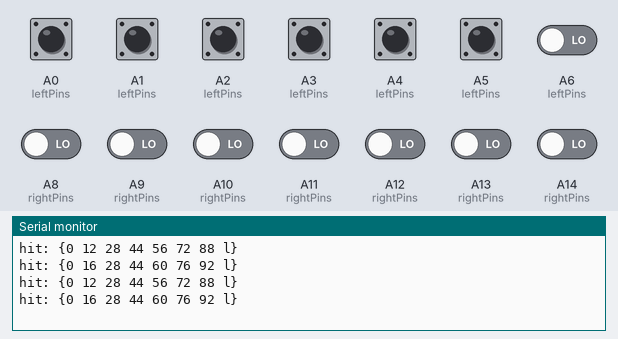
This sketch was run on a simulated Arduino Mega 2560, built with avr-gcc and run on an emulated ATmega2560. Shown: the last lines printed to the serial monitor. The test bench sets the inputs (shaded band); at power-on: A0 (leftPins), A1 (leftPins), A2 (leftPins), A3 (leftPins), A4 (leftPins), A5 (leftPins), A6 (leftPins), A8 (rightPins), A9 (rightPins), A10 (rightPins), A11 (rightPins), A12 (rightPins), A13 (rightPins), A14 (rightPins) LOW.

Above: at 1.2 s.
1.3 s: A0 (leftPins) pulled HIGH for 0.15 s
At 2.01 s:
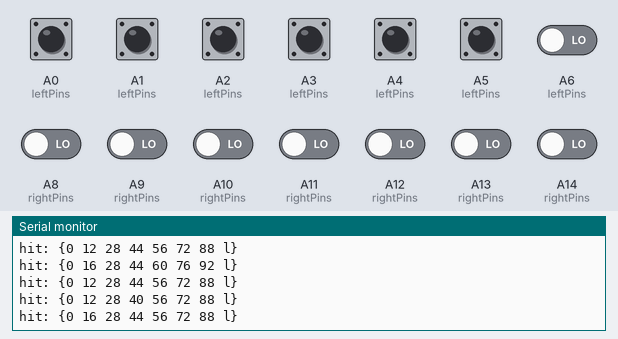
2.9 s: A1 (leftPins) pulled HIGH for 0.15 s
At 3.21 s:
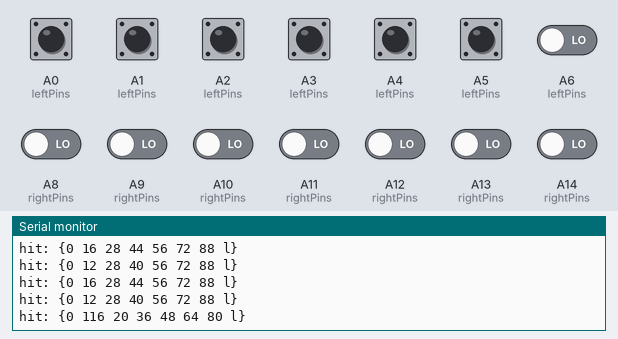
4.5 s: A2 (leftPins) pulled HIGH for 0.15 s
At 4.71 s:
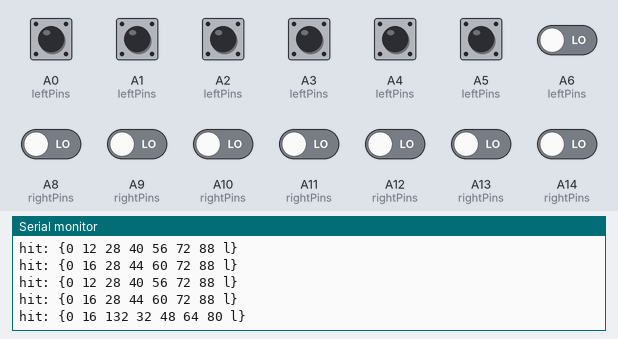
6.1 s: A3 (leftPins) pulled HIGH for 1 s
At 6.51 s:
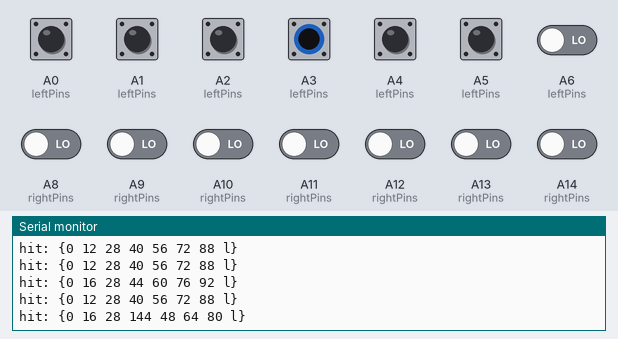
8.6 s: A4 (leftPins) pulled HIGH for 0.15 s
At 8.91 s:
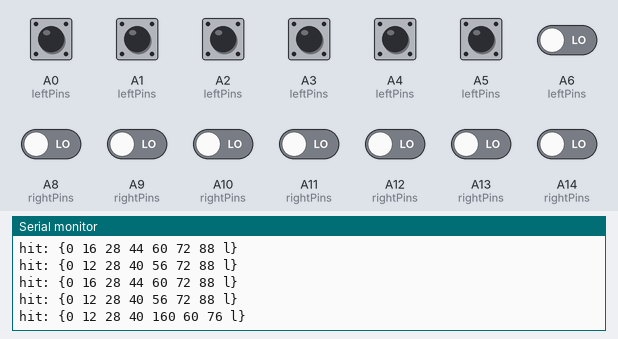
10.2 s: A5 (leftPins) pulled HIGH for 0.15 s
At 10.41 s:
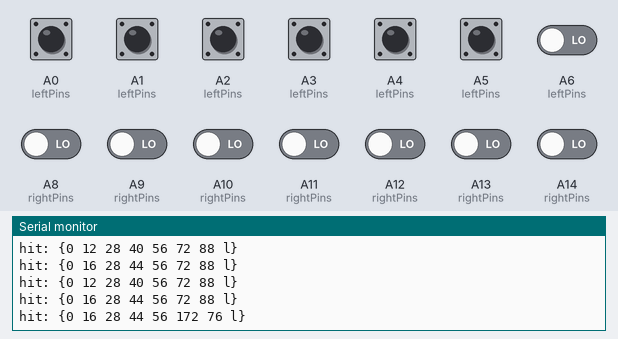
Timing chart, 0 to 12.8 s (numbered marks = the images above; inputs shaded):
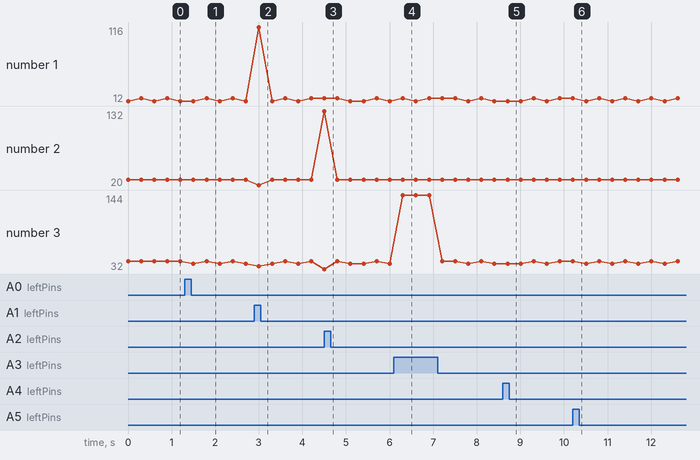

The sketch:

pingpongplusplus7.ino
```cpp
/*
 * PingPong++
 * -------------
 * By Michael Bernstein (msbernst@mit.edu) and Xiao Xiao (x_x@mit.edu)
 *
 * The board configuration should look like below.
 * Numbers are the default pin locations on the Arduino.
 *
 * |-------------------------------|
 * |  1         2  |  5          6 |
 * |               |               |
 * |               |               |
 * |  4         3  |  8          7 |
 * |-------------------------------|
 */

struct Hit {
  unsigned long upperLeft;
  unsigned long upperRight;
  unsigned long lowerLeft;
  unsigned long lowerRight;
  unsigned long centerLeft;
  unsigned long centerUp;
  unsigned long centerRight;
  unsigned long startTime;
  char side;
  boolean reported;  // have we sent it off via serial yet?
};


//int leftPins[] = {
//  A1, A0, A5, A4, A3, A2, 12}; // clockwise from top left
//
//int rightPins[] = {
//  3, 4, 5, 6, 7, 8, 9}; // clockwise from top left

//int leftPins[] = {
//  A0, A1, A2, A3, A5, 11, 10}; // clockwise from top left
//
//int rightPins[] = {
//  3, 4, 5, 6, 7, 8, 9}; // clockwise from top left

//int leftPins[] = {
int rightPins[] = {
  A8, A9, A10, A11, A12, A13, A14}; // clockwise from top left
//int leftPins[] = {
//  3, 4, A5, A4, A3, A2, 12}; // clockwise from top left
//int rightPins[] = {
int leftPins[] = {
  A0, A1, A2, A3, A4, A5, A6}; // clockwise from top left

const unsigned long NO_RECORD = -1;
const unsigned long TIMEOUT_BETWEEN_HITS = 300000; // in millis
const char LEFT = 'l';
const char RIGHT = 'r';

Hit curHit = {
  NO_RECORD, NO_RECORD, NO_RECORD, NO_RECORD, NO_RECORD, NO_RECORD, NO_RECORD, NO_RECORD, LEFT, false};

void setup() {
  Serial.begin(115200);
  for (int i = 0; i < 7; i++) {
    int pinNumber = leftPins[i];
    pinMode(pinNumber, INPUT);
    pinNumber = rightPins[i];
    pinMode(pinNumber, INPUT);
  }
}

void loop() {
  readPins(leftPins, LEFT);
  readPins(rightPins, RIGHT);

  if (isCompleteHit(&curHit) && !curHit.reported) {
    // print the current hit status
    Serial.print("hit: {");
    Serial.print(curHit.upperLeft);
    Serial.print(" ");
    Serial.print(curHit.upperRight);
    Serial.print(" ");
    Serial.print(curHit.lowerRight);
    Serial.print(" ");
    Serial.print(curHit.lowerLeft);
    Serial.print(" ");
    Serial.print(curHit.centerLeft);
    Serial.print(" ");
    Serial.print(curHit.centerUp);
    Serial.print(" ");
    Serial.print(curHit.centerRight);
    Serial.print(" ");
    Serial.print(curHit.side);
    Serial.println("}");

    curHit.reported = true;
  }

  if (hitTimedOut()) {
    // create a new hit
    Hit newHit;
    newHit.upperLeft = newHit.upperRight = newHit.lowerLeft = newHit.lowerRight = newHit.centerLeft = newHit.centerUp = newHit.centerRight = NO_RECORD;
    newHit.side = LEFT;
    newHit.startTime = NO_RECORD;
    newHit.reported = false;

    curHit = newHit;
  }

}

/*
 * Looks at each pin on the side to see if it is LOW (e.g., registered a hit)
 * and updates the Hit data structure if so.
 */
void readPins(int* pinList, char curSide) {
  for (int i = 0; i < 7; i++) {
    int pinNumber = pinList[i];
    int pinValue = digitalRead(pinNumber);
    if (pinValue == LOW) {
      unsigned long detectionTime = micros();
      if (curHit.startTime == NO_RECORD) {
        curHit.startTime = detectionTime;
        curHit.side = curSide;
      }
      // add this data to the existing hit
      updateCorner(pinNumber, curSide, detectionTime, pinList);
     }
  }
}

/*
 * Updates the current hit data structure in the correct corner, given the pin number
 */
void updateCorner(int pinNumber, char curSide, unsigned long detectionTime, int* sidePins) {

  if (pinNumber == sidePins[0] && curHit.upperLeft == NO_RECORD) {
    curHit.upperLeft = detectionTime - curHit.startTime;
  }
  else if (pinNumber == sidePins[1] && curHit.upperRight == NO_RECORD) {
    curHit.upperRight = detectionTime - curHit.startTime;
  }
  else if (pinNumber == sidePins[2] && curHit.lowerRight == NO_RECORD) {
    curHit.lowerRight = detectionTime - curHit.startTime;
  }
  else if (pinNumber == sidePins[3] && curHit.lowerLeft == NO_RECORD) {
    curHit.lowerLeft = detectionTime - curHit.startTime;
  }
  else if (pinNumber == sidePins[4] && curHit.centerLeft == NO_RECORD) {
    curHit.centerLeft = detectionTime - curHit.startTime;
  }
  else if (pinNumber == sidePins[5] && curHit.centerUp == NO_RECORD) {
    curHit.centerUp = detectionTime - curHit.startTime;
  }
  else if (pinNumber == sidePins[6] && curHit.centerRight == NO_RECORD) {
    curHit.centerRight = detectionTime - curHit.startTime;
  }
}

boolean hitTimedOut() {
  unsigned long time_since = micros() - curHit.startTime;
  boolean timed_out = (time_since >= TIMEOUT_BETWEEN_HITS);
  return (curHit.startTime == NO_RECORD || timed_out);
}

boolean isCompleteHit(struct Hit *hit) {
  return hit->upperLeft != NO_RECORD && hit->upperRight != NO_RECORD && hit->lowerRight != NO_RECORD && hit->lowerLeft != NO_RECORD && hit->centerLeft != NO_RECORD && hit->centerUp != NO_RECORD && hit->centerRight != NO_RECORD;
}
```

Measured:
- after the input at 1.3 s, the serial monitor: prints a new line after 0.50 s (image 1)
- after the input at 2.9 s, the serial monitor: prints a new line after 0.10 s (image 2)
- after the input at 4.5 s, the serial monitor: prints a new line at once (image 3)
- after the input at 6.1 s, the serial monitor: prints a new line after 0.20 s (image 4)
- after the input at 8.6 s, the serial monitor: prints a new line after 0.11 s (image 5)
- after the input at 10.2 s, the serial monitor: prints a new line at once (image 6)
